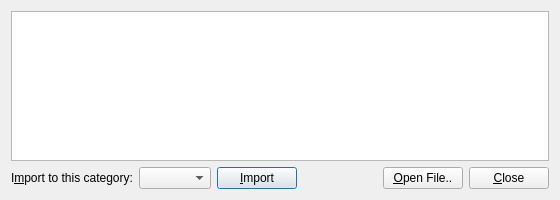
<?xml version="1.0" encoding="UTF-8"?>
<ui version="4.0">
 <class>ImportDialog</class>
 <widget class="QDialog" name="ImportDialog">
  <property name="geometry">
   <rect>
    <x>0</x>
    <y>0</y>
    <width>560</width>
    <height>200</height>
   </rect>
  </property>
  <property name="windowTitle">
   <string>Dialog</string>
  </property>
  <layout class="QGridLayout" name="gridLayout_2">
   <item row="0" column="0">
    <widget class="QTableView" name="importView"/>
   </item>
   <item row="1" column="0">
    <layout class="QHBoxLayout" name="horizontalLayout">
     <item>
      <widget class="QLabel" name="categoryLabel">
       <property name="text">
        <string>I&amp;mport to this category:</string>
       </property>
       <property name="buddy">
        <cstring>categoryComboBox</cstring>
       </property>
      </widget>
     </item>
     <item>
      <widget class="QComboBox" name="categoryComboBox"/>
     </item>
     <item>
      <widget class="QPushButton" name="importButton">
       <property name="text">
        <string>&amp;Import</string>
       </property>
      </widget>
     </item>
     <item>
      <spacer name="horizontalSpacer">
       <property name="orientation">
        <enum>Qt::Horizontal</enum>
       </property>
       <property name="sizeHint" stdset="0">
        <size>
         <width>40</width>
         <height>20</height>
        </size>
       </property>
      </spacer>
     </item>
     <item>
      <widget class="QPushButton" name="openFileButton">
       <property name="text">
        <string>&amp;Open File..</string>
       </property>
      </widget>
     </item>
     <item>
      <widget class="QPushButton" name="closeButton">
       <property name="text">
        <string>&amp;Close</string>
       </property>
      </widget>
     </item>
    </layout>
   </item>
  </layout>
  <action name="removeFromImportListAction">
   <property name="text">
    <string>Remove From Import List</string>
   </property>
   <property name="toolTip">
    <string>Removes entry from the import list</string>
   </property>
  </action>
  <action name="addToImportListAction">
   <property name="text">
    <string>Add To Import List</string>
   </property>
   <property name="toolTip">
    <string>Adds entry to the import list</string>
   </property>
  </action>
 </widget>
 <tabstops>
  <tabstop>openFileButton</tabstop>
  <tabstop>categoryComboBox</tabstop>
  <tabstop>importButton</tabstop>
  <tabstop>closeButton</tabstop>
  <tabstop>importView</tabstop>
 </tabstops>
 <resources/>
 <connections/>
</ui>
